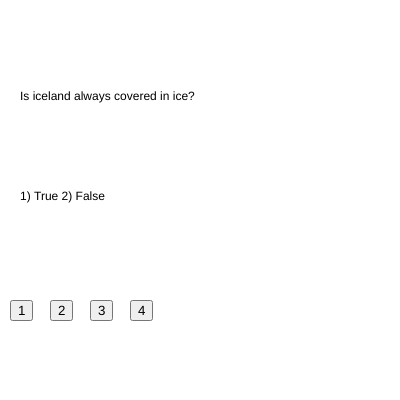
Frame 1 (no input)
Frame 60 (no input): identical to frame 1, image omitted
Frame 120 (the mouse pressed at the canvas centre since frame 60): identical to frame 1, image omitted

The p5.js sketch that drew this single still picture (run headless with seeded random() and noise() and a simulated clock; from frame 60 on, the mouse is pressed at the canvas centre):

// p5.js sketch
// ── sketch.js
var questions = ["Is iceland always covered in ice?", "What ocean lies east of the US?"];
var options = ["1) True 2) False", "1) Pacific 2) Eastern 3) Indian 4) Atlantic"];
var answers = [2, 4];

var buttons = [];

var answerText = "";

var startTimer = false;
var interval = 5000;
var prevMillis = 0;

var currentOption = -1;
var currentQuestion = 0;

function setup() {
  // put setup code here
  createCanvas(400,400);

  buttons[0] = createButton("1");
  buttons[0].position(10,300);
  buttons[0].mousePressed(function(){
    currentOption = 0;
  });
  buttons[1] = createButton("2");
  buttons[1].position(50,300);
  buttons[1].mousePressed(function(){
    currentOption = 1;
  });
  buttons[2] = createButton("3");
  buttons[2].position(90,300);
  buttons[2].mousePressed(function(){
    currentOption = 2;
  });
  buttons[3] = createButton("4");
  buttons[3].position(130,300);
  buttons[3].mousePressed(function(){
    currentOption = 3;
  });

}

function draw() {
  // put drawing code here
background(255);

text(questions[currentQuestion],20,100);
text(options[currentQuestion],20,200);

if (startTimer == true) {
  text(answerText,70,400);
  if (millis()-prevMillis > interval) {
    prevMillis = millis();
    startTimer = false;
    console.log("Timer ended");
  }
}

  if (currentOption != -1) {
    if (currentOption+1 == answers[currentQuestion]) {
      console.log("correct");
      answerText = "correct";
      currentQuestion += 1;

      if (currentQuestion == questions.length) {
        currentQuestion = 0;
      }
    }
    else {
      console.log("incorrect");
      answerText = "incorrect";
    }
    //set currentOption to an inactive state so comparison isn't happening when we don't want it
    currentOption = -1;
    startTimer = true;
    prevMillis = millis();
  }
}
